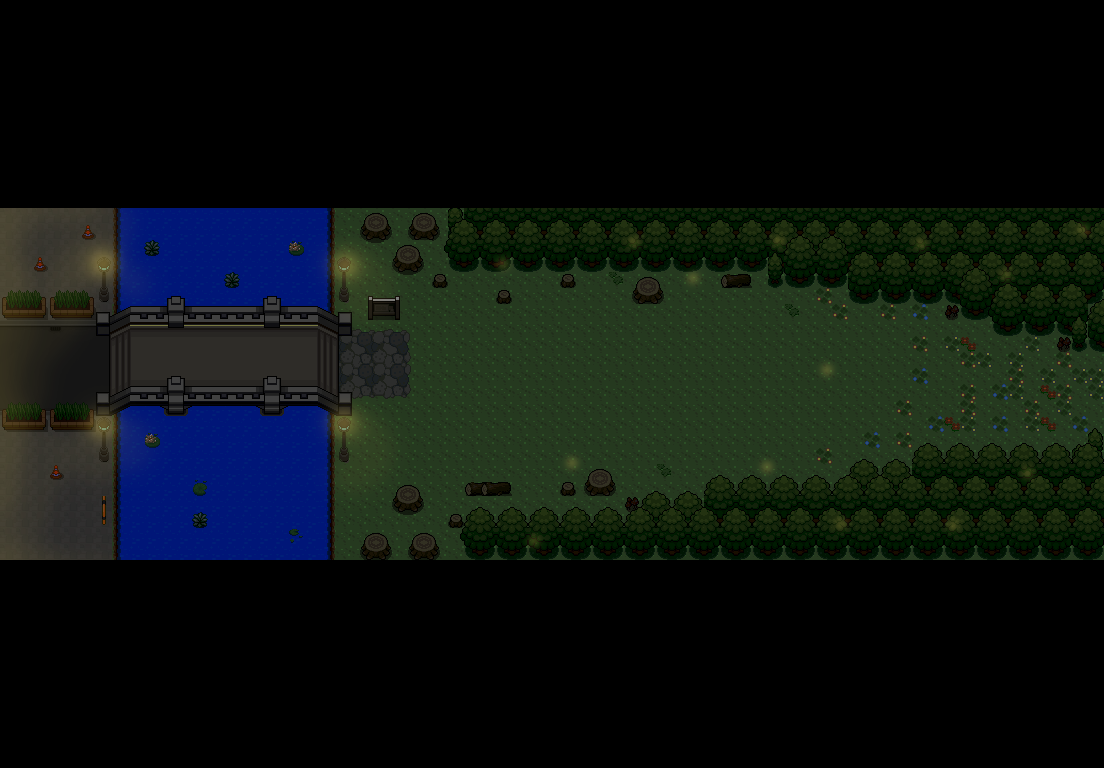

The image is a tile-based game level rendered from a .tmx file. Its description and source (layers, tilesets, objects; grid data summarised) follow:
An orthogonal 69x48 tile map with 16x16 px tiles, 1 tile layer (Tile Layer 6), 2 tilesets and 6 objects (me.LevelEntity, mainPlayer, GarbageEntity, EnemyEntity, EnemyEntity2).

<map version="1.0" orientation="orthogonal" renderorder="left-up" width="69" height="48" tilewidth="16" tileheight="16" nextobjectid="21">
 <tileset firstgid="1" name="toCity3" tilewidth="16" tileheight="16">
  <image source="toCity3.png" width="1104" height="352" />
 </tileset>
 <tileset firstgid="1519" name="black" tilewidth="16" tileheight="16">
  <image source="../img/map/black.png" trans="ff00ff" width="100" height="100" />
 </tileset>
 <layer name="Tile Layer 6" width="69" height="48">
  <data>[3312 cells, 3312 non-empty, 1519 distinct tile ids]</data>
 </layer>
 <objectgroup name="Entities">
  <object id="10" name="me.LevelEntity" x="8" y="304" width="14" height="96">
   <properties>
    <property name="duration" value="250" />
    <property name="fade" value="#000000" />
    <property name="to" value="city" />
   </properties>
  </object>
  <object id="11" name="mainPlayer" x="1029" y="370" width="32" height="32">
   <properties>
    <property name="image" value="hero" />
    <property name="spritewidth" value="24" />
   </properties>
  </object>
  <object id="14" name="GarbageEntity" x="532" y="386" width="10" height="10">
   <properties>
    <property name="image" value="garbage" />
    <property name="spritewidth" value="10" />
   </properties>
  </object>
 </objectgroup>
 <objectgroup name="collision">
  <object id="1" x="1103" y="326">
   <polyline points="-15,2 -32,4 -35,-11 -110,-9 -112,-28 -141,-28 -141,-43 -142,-45 -253,-43 -254,-64 -337,-63 -337,-79 -662,-80 -653,-96 -655,-114 -767,-114 -771,-60 -760,-68 -753,-64 -759,-55 -758,-36 -754,-29 -757,-27 -763,-30 -770,-30 -770,-16 -752,-14 -750,-17 -764,-18 -765,-15 -786,-19 -823,-17 -827,-26 -839,-25 -840,-20 -918,-19 -919,-28 -935,-28 -936,-20 -974,-20 -993,-9 -993,-24 -993,-30 -1095,-30 -1095,82 -1007,80 -1007,67 -998,66 -995,72 -975,63 -936,62 -936,54 -920,54 -919,62 -840,62 -841,54 -824,52 -822,61 -787,61 -766,71 -765,68 -751,66 -752,89 -760,89 -754,95 -754,100 -760,104 -754,132 -770,133 -769,230 -637,231 -644,209 -629,182 -461,182 -451,167 -398,169 -385,151 -251,150 -240,132 -190,134 -178,118 -13,118 -9,102 -11,102 -11,-2" />
  </object>
 </objectgroup>
 <objectgroup name="EnemyEntities">
  <object id="17" name="EnemyEntity" x="128" y="336" width="192" height="32">
   <properties>
    <property name="spritewidth" value="40" />
   </properties>
  </object>
  <object id="20" name="EnemyEntity2" x="676" y="292" width="36" height="172">
   <properties>
    <property name="spritewidth" value="40" />
   </properties>
  </object>
 </objectgroup>
</map>
